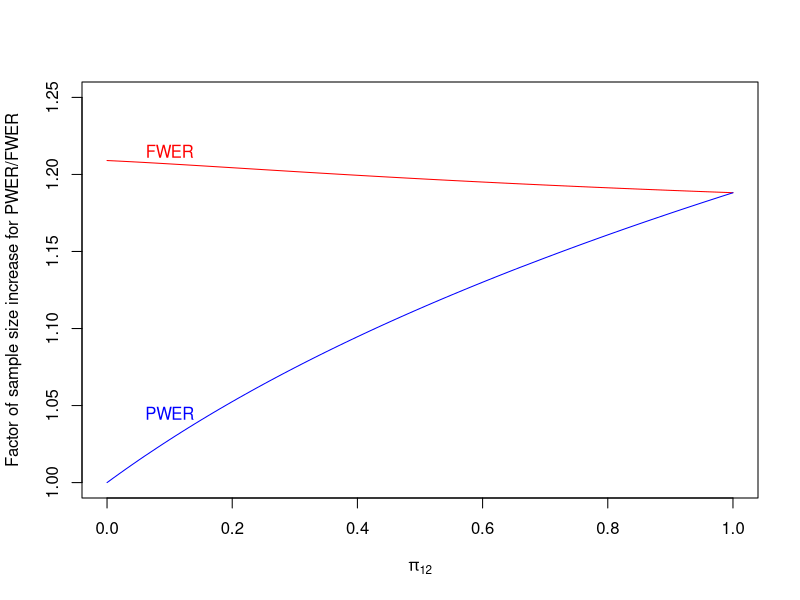

Write the R code that produced this figure.
###########################################################
#Single stage designs PWER-control (Sections 5.1 and 5.2)
###########################################################
library(multcomp)

##Correlation of the test statistics:
#one treatment:
corpi12_1 <- function(pi12){2*pi12/(1+pi12)}
#multiple treatments:
corpi12_2 <- function(pi12){
  3*pi12/(2*(1+2*pi12))  
}

#critical values for PWER- and FWER-control
mtcritpwer <- function(alpha, pi12, corr){
  Sigma <- matrix(c(1, corr, corr, 1), nr = 2, byrow = T)
  res <- function(crit){(1-pi12)*(1-pnorm(crit)) + pi12*(1-pmvnorm(upper=rep(crit,2), corr = Sigma)[1])-alpha}
  return(uniroot(res, interval = c(1,10))$root)
}
mtcritfwer <- function(alpha, pi12, corr){
  Sigma <- matrix(c(1, corr, corr, 1), nr = 2, byrow = T)
  res <- qmvnorm(1-alpha, tail = "lower.tail", sigma = Sigma)$quantile
  return(res)
}

#plot sample size increase for PWER/FWER vs. unadjusted case:
beta <- 0.2; alpha = 0.025
#grid for pi12:
pi12 <- seq(0, 1, 0.01)
factor_fwer <- factor_pwer <- numeric(length(pi12))

#Calculate sample size factors for each value in pi12
for(i in 1:length(pi12)){
  factor_fwer[i] <- (qnorm(1-beta) + mtcritfwer(alpha=alpha, pi12=pi12[i], corr = corpi12_2(pi12[i])))^2/(qnorm(1-beta)+qnorm(1-alpha))^2
  factor_pwer[i] <- (qnorm(1-beta) + mtcritpwer(alpha=alpha, pi12=pi12[i], corr = corpi12_2(pi12[i])))^2/(qnorm(1-beta)+qnorm(1-alpha))^2
}
#Plots
plot(pi12, factor_fwer, xlab = expression(pi[12]), ylim = c(1, 1.25), type = "l",
	ylab = "Factor of sample size increase for PWER/FWER", col = "red")
lines(pi12, factor_pwer, col = "blue")
text(x=0.1, y=1.215, labels = "FWER", col = "red")
text(x=0.1, y=1.045, labels = "PWER", col = "blue")

#plug in corpi12_1(pi12[i]) in the for-loop above for corr in mtcritpwer/fwer to get the one treatment case (T1 = T2) in Section 5.2
#plug in corpi12_2(pi12[i]) in the for-loop above for corr in mtcritpwer/fwer to get the two treatment case (T1 != T2) in Section 5.2
#plug in 0 in the for-loop above for corr in mtcritpwer/fwer to get the independent case in Section 5.1
